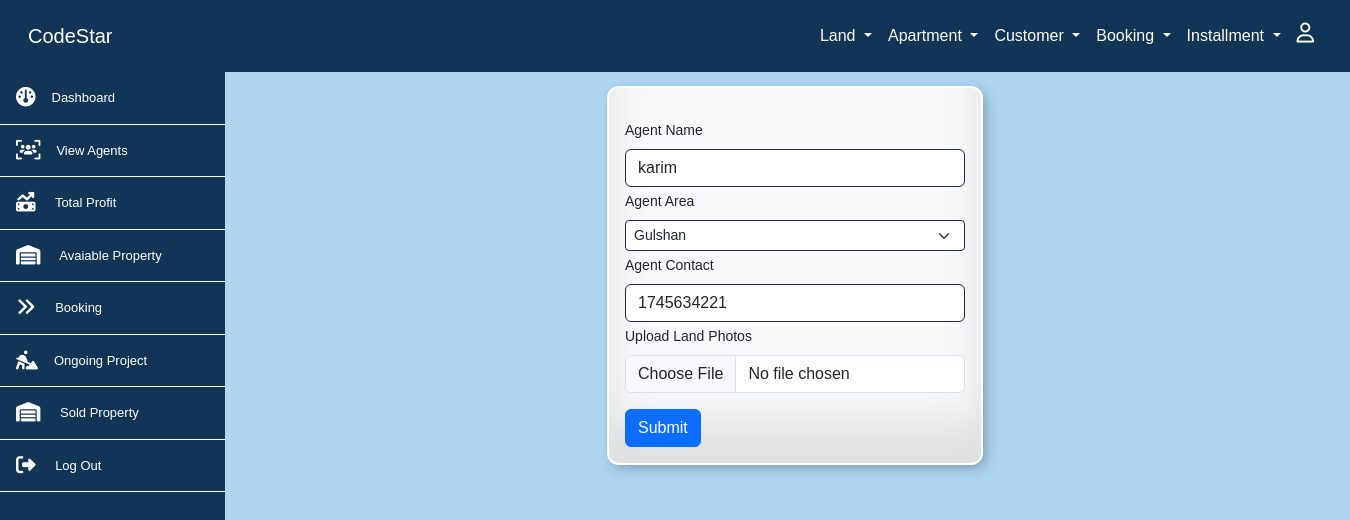
The app's page /pages/developer/devupdate.php?id=1 (signed in) with its own data.
### tables this page shows
CREATE TABLE `p_contactor` (
  `land_agent_id` int NOT NULL,
  `land_agent_name` varchar(255) DEFAULT NULL,
  `land_agent_contact` int DEFAULT NULL,
  `land_agent_location` int NOT NULL,
  `agent_img` varchar(255) NOT NULL
);

CREATE TABLE `area` (
  `area_id` int NOT NULL,
  `area_name` varchar(50) NOT NULL
);

### pages/developer/devupdate.php (the view, shortened to what this page needs)
<?php include('../../includes/conf.php');
?>
<?php
    $id=$_GET['id'];
    $sql = "SELECT * FROM p_contactor where land_agent_id = $id";
    $result = $conn->query($sql);
    $row = $result->fetch_assoc();
?>
<div class="col-md-12  container d-flex justify-content-center bg ">
<div class="col-md-4">
  <form method="post" class=" col-md-12 bg-light mt-3 pdiv" enctype="multipart/form-data">
  <div class="p-3">
    <div >
      <label for="land" class="form-label mt-3">Agent Name</label>
      <input type="text" class="form-control mb-1 in" id="land" name="aname" value="<?= $row['land_agent_name']?>">
    </div>
    <div>
    <label for="larea" class="form-label">Agent Area</label>
      <select class="form-select form-select-sm in mb-1" name="aarea" aria-label=".form-select-sm example">
        <?php
         $sql = "SELECT * FROM area";
         $result = $conn->query($sql);
         while ($rows = $result->fetch_assoc()) {
        ?>
          <option value= "<?php echo $rows['area_id'];?>" <?php if($rows['area_id']==$row['land_agent_location']){echo 'selected';}?>>
          <?php echo$rows['area_name'];?>
        </option>
          <?php }?>
      </select>
    </div>
    <div >
      <label for="larea" class="form-label">Agent Contact</label>
      <input type="text" class="form-control mb-1 in" id="larea" name="acontact" value="<?= $row['land_agent_contact']?>">
    </div>
    <div class="mb-3 ">
      <label for="formFile" class="form-label">Upload Land Photos</label>
      <input class="form-control" type="file" id="formFile" name="pic">
  </div>
    <button type="submit" class="btn btn-primary" name="sub">Submit</button>
  </form>
</div>
</div>

### records on screen
p_contactor: aname "karim", aarea "Gulshan", acontact "1745634221"
